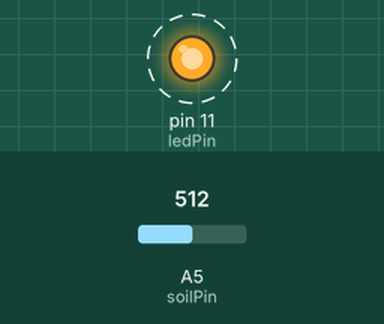
Simulated run of this sketch. Board: Arduino Uno, built with avr-gcc and run on an emulated ATmega328P. Parts: output pins drawn as LEDs (lit = HIGH). Dashed ring = blinking. Inputs (shaded band) come from the test bench; at power-on: A5 (soilPin) = 512. What the sketch prints to the serial monitor is not drawn.

Above: at 0.5 s.
Timing chart, 0 to 3.0 s (numbered marks = the images above):
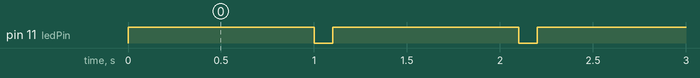

Measured:
- by itself, pin 11 (ledPin): alternates HIGH for 1.0 s and LOW for 0.10 s

The sketch:

SoilTemp.ino
```cpp
const int ledPin = 11;
const int soilPin = 19;
// the setup() method runs once, when the sketch starts
void setup() {
// initialize the digital pin as an output.
  pinMode(ledPin, OUTPUT);
  Serial.begin(9800);
}
void loop() {
  int val = analogRead(soilPin);
  Serial.print("Soil : ");
  Serial.println(val);
  digitalWrite(ledPin, HIGH); // set the LED on
  delay(1000); // wait for a second
  digitalWrite(ledPin, LOW); // set the LED off
  delay(100); // wait for a second
}
```
